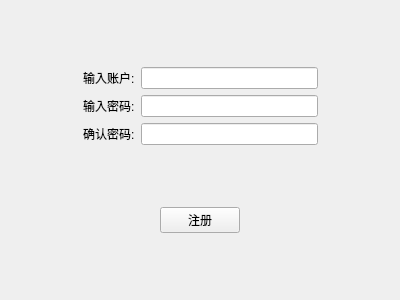
<?xml version="1.0" encoding="UTF-8"?>
<ui version="4.0">
 <class>Signup</class>
 <widget class="QWidget" name="Signup">
  <property name="geometry">
   <rect>
    <x>0</x>
    <y>0</y>
    <width>400</width>
    <height>300</height>
   </rect>
  </property>
  <property name="windowTitle">
   <string>Signup</string>
  </property>
  <layout class="QGridLayout" name="gridLayout">
   <item row="0" column="2">
    <spacer name="verticalSpacer_3">
     <property name="orientation">
      <enum>Qt::Vertical</enum>
     </property>
     <property name="sizeHint" stdset="0">
      <size>
       <width>20</width>
       <height>49</height>
      </size>
     </property>
    </spacer>
   </item>
   <item row="1" column="0">
    <spacer name="horizontalSpacer">
     <property name="orientation">
      <enum>Qt::Horizontal</enum>
     </property>
     <property name="sizeHint" stdset="0">
      <size>
       <width>68</width>
       <height>20</height>
      </size>
     </property>
    </spacer>
   </item>
   <item row="1" column="1" colspan="3">
    <layout class="QVBoxLayout" name="verticalLayout">
     <item>
      <layout class="QHBoxLayout" name="horizontalLayout">
       <item>
        <widget class="QLabel" name="label">
         <property name="text">
          <string>输入账户:</string>
         </property>
        </widget>
       </item>
       <item>
        <widget class="QLineEdit" name="LE_signusername"/>
       </item>
      </layout>
     </item>
     <item>
      <layout class="QHBoxLayout" name="horizontalLayout_2">
       <item>
        <widget class="QLabel" name="label_2">
         <property name="text">
          <string>输入密码:</string>
         </property>
        </widget>
       </item>
       <item>
        <widget class="QLineEdit" name="LE_signpwd">
         <property name="echoMode">
          <enum>QLineEdit::Password</enum>
         </property>
        </widget>
       </item>
      </layout>
     </item>
     <item>
      <layout class="QHBoxLayout" name="horizontalLayout_3">
       <item>
        <widget class="QLabel" name="label_3">
         <property name="text">
          <string>确认密码:</string>
         </property>
        </widget>
       </item>
       <item>
        <widget class="QLineEdit" name="LE_confpwd">
         <property name="echoMode">
          <enum>QLineEdit::Password</enum>
         </property>
        </widget>
       </item>
      </layout>
     </item>
    </layout>
   </item>
   <item row="1" column="4">
    <spacer name="horizontalSpacer_2">
     <property name="orientation">
      <enum>Qt::Horizontal</enum>
     </property>
     <property name="sizeHint" stdset="0">
      <size>
       <width>68</width>
       <height>20</height>
      </size>
     </property>
    </spacer>
   </item>
   <item row="2" column="2">
    <spacer name="verticalSpacer">
     <property name="orientation">
      <enum>Qt::Vertical</enum>
     </property>
     <property name="sizeHint" stdset="0">
      <size>
       <width>20</width>
       <height>48</height>
      </size>
     </property>
    </spacer>
   </item>
   <item row="3" column="1">
    <spacer name="horizontalSpacer_3">
     <property name="orientation">
      <enum>Qt::Horizontal</enum>
     </property>
     <property name="sizeHint" stdset="0">
      <size>
       <width>68</width>
       <height>20</height>
      </size>
     </property>
    </spacer>
   </item>
   <item row="3" column="2">
    <widget class="QPushButton" name="Btn_register">
     <property name="text">
      <string>注册</string>
     </property>
    </widget>
   </item>
   <item row="3" column="3">
    <spacer name="horizontalSpacer_4">
     <property name="orientation">
      <enum>Qt::Horizontal</enum>
     </property>
     <property name="sizeHint" stdset="0">
      <size>
       <width>67</width>
       <height>20</height>
      </size>
     </property>
    </spacer>
   </item>
   <item row="4" column="2">
    <spacer name="verticalSpacer_2">
     <property name="orientation">
      <enum>Qt::Vertical</enum>
     </property>
     <property name="sizeHint" stdset="0">
      <size>
       <width>20</width>
       <height>49</height>
      </size>
     </property>
    </spacer>
   </item>
  </layout>
 </widget>
 <layoutdefault spacing="6" margin="11"/>
 <resources/>
 <connections/>
</ui>
